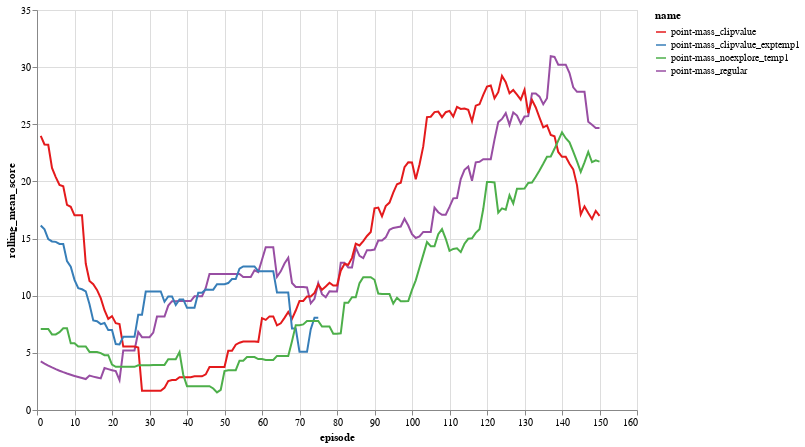

Source (notebook cell):
### Code cell
data = pd.concat([load_jobs('point-mass_regular'),
                  load_jobs('point-mass_clipvalue'),
                  load_jobs('point-mass_clipvalue_exptemp1'),
                  load_jobs('point-mass_noexplore*'),
                 ], sort=False)

subset = data
subset = subset[subset['eval'] == True]
subset = subset[subset['episode'] <= 150]
alt.Chart(subset).mark_line().encode(
    x='episode',
    y='rolling_mean_score:Q',
    color='name',
    detail='eval'
).transform_window(
    rolling_mean_score='mean(score)',
    frame=[-20, 20]
).transform_window(
    rolling_mean_novelty='mean(novelty_score)',
    frame=[-20, 20]
)

### Figure 1 — Vega-Lite specification as saved in the notebook (floating-point values rounded to 4 significant figures; data arrays with more than 128 entries replaced by an {"elided": "..."} marker saying what was removed)
{"config": {"view": {"height": 400, "width": 600}, "range": {"category": {"scheme": "set1"}, "ordinal": {"scheme": "set1"}}, "legend": {"labelLimit": 0}, "background": "white"}, "data": {"name": "data-173f0ea37d75bd1bc6469e16e6a41687"}, "mark": "line", "encoding": {"color": {"type": "nominal", "field": "name"}, "detail": {"type": "nominal", "field": "eval"}, "x": {"type": "quantitative", "field": "episode"}, "y": {"type": "quantitative", "field": "rolling_mean_score"}}, "transform": [{"window": [{"op": "mean", "field": "score", "as": "rolling_mean_score"}], "frame": [-20, 20]}, {"window": [{"op": "mean", "field": "novelty_score", "as": "rolling_mean_novelty"}], "frame": [-20, 20]}], "$schema": "https://vega.github.io/schema/vega-lite/v4.8.1.json", "datasets": {"data-173f0ea37d75bd1bc6469e16e6a41687": {"elided": "525 records"}}}
